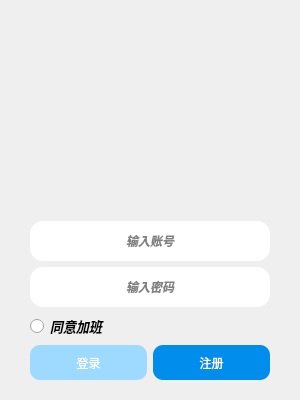
<?xml version="1.0" encoding="UTF-8"?>
<ui version="4.0">
 <class>Widget</class>
 <widget class="QWidget" name="Widget">
  <property name="geometry">
   <rect>
    <x>0</x>
    <y>0</y>
    <width>300</width>
    <height>400</height>
   </rect>
  </property>
  <property name="minimumSize">
   <size>
    <width>300</width>
    <height>400</height>
   </size>
  </property>
  <property name="maximumSize">
   <size>
    <width>300</width>
    <height>400</height>
   </size>
  </property>
  <property name="windowTitle">
   <string>Widget</string>
  </property>
  <property name="styleSheet">
   <string notr="true">QToolButton{
   background-color:rgba(0, 0, 0, 0);
   border:none;
}

QToolButton#close_toolButton{
border-image :url(:/material/黑色关闭.svg);
}

QToolButton#close_toolButton:hover{
background-color:rgba(230, 0, 0,180);
border-top-right-radius: 15px;
border-image :url(:/material/白色关闭.svg);
}

QToolButton#set_toolButton{
border-image :url(:/material/设置.svg);
}
QLineEdit{
border:none;
border-radius: 13px;
}
QPushButton#login{
background-color:rgb(158, 218, 255);
color:rgb(255, 255, 255);
border:none;
border-radius: 10px;
}
QPushButton#regist{
background-color:rgb(0,141,235);
color:rgb(255, 255, 255);
border:none;
border-radius: 10px;
}


QWidget#widget{
border-image:url(:/background/浅色.png);
border-radius: 15px;
}


</string>
  </property>
  <widget class="QWidget" name="widget" native="true">
   <property name="geometry">
    <rect>
     <x>0</x>
     <y>0</y>
     <width>300</width>
     <height>400</height>
    </rect>
   </property>
   <property name="minimumSize">
    <size>
     <width>300</width>
     <height>400</height>
    </size>
   </property>
   <property name="maximumSize">
    <size>
     <width>300</width>
     <height>400</height>
    </size>
   </property>
   <layout class="QVBoxLayout" name="verticalLayout">
    <property name="leftMargin">
     <number>0</number>
    </property>
    <property name="topMargin">
     <number>0</number>
    </property>
    <property name="rightMargin">
     <number>0</number>
    </property>
    <property name="bottomMargin">
     <number>0</number>
    </property>
    <item>
     <widget class="QWidget" name="title_twidget" native="true">
      <property name="maximumSize">
       <size>
        <width>16777215</width>
        <height>25</height>
       </size>
      </property>
      <layout class="QHBoxLayout" name="horizontalLayout" stretch="0,0,0">
       <property name="spacing">
        <number>0</number>
       </property>
       <property name="leftMargin">
        <number>0</number>
       </property>
       <property name="topMargin">
        <number>0</number>
       </property>
       <property name="rightMargin">
        <number>0</number>
       </property>
       <property name="bottomMargin">
        <number>0</number>
       </property>
       <item>
        <spacer name="horizontalSpacer">
         <property name="orientation">
          <enum>Qt::Orientation::Horizontal</enum>
         </property>
         <property name="sizeHint" stdset="0">
          <size>
           <width>250</width>
           <height>20</height>
          </size>
         </property>
        </spacer>
       </item>
       <item>
        <widget class="QToolButton" name="set_toolButton">
         <property name="minimumSize">
          <size>
           <width>25</width>
           <height>25</height>
          </size>
         </property>
         <property name="maximumSize">
          <size>
           <width>25</width>
           <height>25</height>
          </size>
         </property>
         <property name="text">
          <string/>
         </property>
        </widget>
       </item>
       <item>
        <widget class="QToolButton" name="close_toolButton">
         <property name="minimumSize">
          <size>
           <width>25</width>
           <height>25</height>
          </size>
         </property>
         <property name="maximumSize">
          <size>
           <width>25</width>
           <height>25</height>
          </size>
         </property>
         <property name="sizeIncrement">
          <size>
           <width>0</width>
           <height>0</height>
          </size>
         </property>
         <property name="baseSize">
          <size>
           <width>0</width>
           <height>0</height>
          </size>
         </property>
         <property name="text">
          <string/>
         </property>
         <property name="iconSize">
          <size>
           <width>10</width>
           <height>10</height>
          </size>
         </property>
         <property name="autoRaise">
          <bool>false</bool>
         </property>
         <property name="arrowType">
          <enum>Qt::ArrowType::NoArrow</enum>
         </property>
        </widget>
       </item>
      </layout>
     </widget>
    </item>
    <item>
     <widget class="QStackedWidget" name="stackedWidget">
      <property name="styleSheet">
       <string notr="true"/>
      </property>
      <property name="currentIndex">
       <number>0</number>
      </property>
      <widget class="QWidget" name="log_page">
       <layout class="QHBoxLayout" name="horizontalLayout_4">
        <property name="spacing">
         <number>6</number>
        </property>
        <property name="leftMargin">
         <number>30</number>
        </property>
        <property name="topMargin">
         <number>20</number>
        </property>
        <property name="rightMargin">
         <number>30</number>
        </property>
        <property name="bottomMargin">
         <number>20</number>
        </property>
        <item>
         <layout class="QVBoxLayout" name="verticalLayout_3">
          <item>
           <layout class="QHBoxLayout" name="horizontalLayout_2">
            <item>
             <spacer name="horizontalSpacer_2">
              <property name="orientation">
               <enum>Qt::Orientation::Horizontal</enum>
              </property>
              <property name="sizeHint" stdset="0">
               <size>
                <width>40</width>
                <height>20</height>
               </size>
              </property>
             </spacer>
            </item>
            <item>
             <widget class="QLabel" name="profile_label">
              <property name="minimumSize">
               <size>
                <width>70</width>
                <height>70</height>
               </size>
              </property>
              <property name="maximumSize">
               <size>
                <width>140</width>
                <height>140</height>
               </size>
              </property>
              <property name="sizeIncrement">
               <size>
                <width>0</width>
                <height>0</height>
               </size>
              </property>
              <property name="baseSize">
               <size>
                <width>0</width>
                <height>0</height>
               </size>
              </property>
              <property name="lineWidth">
               <number>1</number>
              </property>
              <property name="text">
               <string/>
              </property>
              <property name="textFormat">
               <enum>Qt::TextFormat::AutoText</enum>
              </property>
              <property name="pixmap">
               <pixmap resource="io.qrc">:/material/qq.svg</pixmap>
              </property>
              <property name="scaledContents">
               <bool>true</bool>
              </property>
              <property name="alignment">
               <set>Qt::AlignmentFlag::AlignCenter</set>
              </property>
              <property name="margin">
               <number>20</number>
              </property>
             </widget>
            </item>
            <item>
             <spacer name="horizontalSpacer_3">
              <property name="orientation">
               <enum>Qt::Orientation::Horizontal</enum>
              </property>
              <property name="sizeHint" stdset="0">
               <size>
                <width>40</width>
                <height>20</height>
               </size>
              </property>
             </spacer>
            </item>
           </layout>
          </item>
          <item>
           <spacer name="verticalSpacer">
            <property name="orientation">
             <enum>Qt::Orientation::Vertical</enum>
            </property>
            <property name="sizeHint" stdset="0">
             <size>
              <width>20</width>
              <height>40</height>
             </size>
            </property>
           </spacer>
          </item>
          <item>
           <widget class="QLineEdit" name="account_lineEdit">
            <property name="minimumSize">
             <size>
              <width>0</width>
              <height>40</height>
             </size>
            </property>
            <property name="maximumSize">
             <size>
              <width>16777215</width>
              <height>40</height>
             </size>
            </property>
            <property name="font">
             <font>
              <italic>true</italic>
              <bold>true</bold>
             </font>
            </property>
            <property name="acceptDrops">
             <bool>true</bool>
            </property>
            <property name="layoutDirection">
             <enum>Qt::LayoutDirection::LeftToRight</enum>
            </property>
            <property name="frame">
             <bool>true</bool>
            </property>
            <property name="alignment">
             <set>Qt::AlignmentFlag::AlignCenter</set>
            </property>
            <property name="placeholderText">
             <string>输入账号</string>
            </property>
            <property name="cursorMoveStyle">
             <enum>Qt::CursorMoveStyle::LogicalMoveStyle</enum>
            </property>
           </widget>
          </item>
          <item>
           <widget class="QLineEdit" name="password_lineEdit">
            <property name="minimumSize">
             <size>
              <width>0</width>
              <height>40</height>
             </size>
            </property>
            <property name="maximumSize">
             <size>
              <width>16777215</width>
              <height>40</height>
             </size>
            </property>
            <property name="font">
             <font>
              <italic>true</italic>
              <bold>true</bold>
             </font>
            </property>
            <property name="echoMode">
             <enum>QLineEdit::EchoMode::Password</enum>
            </property>
            <property name="alignment">
             <set>Qt::AlignmentFlag::AlignCenter</set>
            </property>
            <property name="placeholderText">
             <string>输入密码</string>
            </property>
           </widget>
          </item>
          <item>
           <widget class="QRadioButton" name="radioButton">
            <property name="font">
             <font>
              <pointsize>10</pointsize>
              <italic>true</italic>
              <bold>true</bold>
              <underline>false</underline>
             </font>
            </property>
            <property name="text">
             <string>同意加班</string>
            </property>
           </widget>
          </item>
          <item>
           <layout class="QHBoxLayout" name="horizontalLayout_3">
            <item>
             <widget class="QPushButton" name="login">
              <property name="minimumSize">
               <size>
                <width>0</width>
                <height>35</height>
               </size>
              </property>
              <property name="text">
               <string>登录</string>
              </property>
             </widget>
            </item>
            <item>
             <widget class="QPushButton" name="regist">
              <property name="minimumSize">
               <size>
                <width>0</width>
                <height>35</height>
               </size>
              </property>
              <property name="text">
               <string>注册</string>
              </property>
             </widget>
            </item>
           </layout>
          </item>
         </layout>
        </item>
       </layout>
      </widget>
      <widget class="QWidget" name="reg_page">
       <layout class="QHBoxLayout" name="horizontalLayout_6">
        <property name="spacing">
         <number>6</number>
        </property>
        <property name="leftMargin">
         <number>30</number>
        </property>
        <property name="topMargin">
         <number>20</number>
        </property>
        <property name="rightMargin">
         <number>30</number>
        </property>
        <property name="bottomMargin">
         <number>20</number>
        </property>
        <item>
         <layout class="QVBoxLayout" name="verticalLayout_2">
          <item>
           <widget class="QLabel" name="label">
            <property name="minimumSize">
             <size>
              <width>0</width>
              <height>100</height>
             </size>
            </property>
            <property name="font">
             <font>
              <family>Harlow Solid</family>
              <italic>false</italic>
             </font>
            </property>
            <property name="text">
             <string>&lt;html&gt;&lt;head/&gt;&lt;body&gt;&lt;p&gt;&lt;span style=&quot; font-size:16pt; font-weight:700;&quot;&gt;欢迎注册^_^&lt;/span&gt;&lt;/p&gt;&lt;/body&gt;&lt;/html&gt;</string>
            </property>
            <property name="alignment">
             <set>Qt::AlignmentFlag::AlignCenter</set>
            </property>
           </widget>
          </item>
          <item>
           <spacer name="verticalSpacer_2">
            <property name="orientation">
             <enum>Qt::Orientation::Vertical</enum>
            </property>
            <property name="sizeHint" stdset="0">
             <size>
              <width>20</width>
              <height>40</height>
             </size>
            </property>
           </spacer>
          </item>
          <item>
           <widget class="QLineEdit" name="reg_account_lineEdit">
            <property name="minimumSize">
             <size>
              <width>0</width>
              <height>40</height>
             </size>
            </property>
            <property name="maximumSize">
             <size>
              <width>16777215</width>
              <height>40</height>
             </size>
            </property>
            <property name="font">
             <font>
              <pointsize>9</pointsize>
              <italic>true</italic>
              <bold>true</bold>
              <underline>false</underline>
              <strikeout>false</strikeout>
             </font>
            </property>
            <property name="alignment">
             <set>Qt::AlignmentFlag::AlignCenter</set>
            </property>
            <property name="placeholderText">
             <string>输入账号</string>
            </property>
           </widget>
          </item>
          <item>
           <widget class="QLineEdit" name="reg_password_lineEdit">
            <property name="minimumSize">
             <size>
              <width>0</width>
              <height>40</height>
             </size>
            </property>
            <property name="maximumSize">
             <size>
              <width>16777215</width>
              <height>40</height>
             </size>
            </property>
            <property name="font">
             <font>
              <italic>true</italic>
              <bold>true</bold>
             </font>
            </property>
            <property name="echoMode">
             <enum>QLineEdit::EchoMode::PasswordEchoOnEdit</enum>
            </property>
            <property name="alignment">
             <set>Qt::AlignmentFlag::AlignCenter</set>
            </property>
            <property name="placeholderText">
             <string>输入密码</string>
            </property>
           </widget>
          </item>
          <item>
           <widget class="QLineEdit" name="again_password_lineEdit">
            <property name="minimumSize">
             <size>
              <width>0</width>
              <height>40</height>
             </size>
            </property>
            <property name="maximumSize">
             <size>
              <width>16777215</width>
              <height>40</height>
             </size>
            </property>
            <property name="font">
             <font>
              <italic>true</italic>
              <bold>true</bold>
             </font>
            </property>
            <property name="echoMode">
             <enum>QLineEdit::EchoMode::PasswordEchoOnEdit</enum>
            </property>
            <property name="alignment">
             <set>Qt::AlignmentFlag::AlignCenter</set>
            </property>
            <property name="placeholderText">
             <string>验证密码</string>
            </property>
           </widget>
          </item>
          <item>
           <spacer name="verticalSpacer_3">
            <property name="orientation">
             <enum>Qt::Orientation::Vertical</enum>
            </property>
            <property name="sizeHint" stdset="0">
             <size>
              <width>20</width>
              <height>40</height>
             </size>
            </property>
           </spacer>
          </item>
          <item>
           <layout class="QHBoxLayout" name="horizontalLayout_5">
            <item>
             <widget class="QPushButton" name="confirm_pushButton">
              <property name="minimumSize">
               <size>
                <width>0</width>
                <height>30</height>
               </size>
              </property>
              <property name="maximumSize">
               <size>
                <width>16777215</width>
                <height>30</height>
               </size>
              </property>
              <property name="text">
               <string>确认</string>
              </property>
             </widget>
            </item>
            <item>
             <widget class="QPushButton" name="regback_pushButton">
              <property name="minimumSize">
               <size>
                <width>0</width>
                <height>30</height>
               </size>
              </property>
              <property name="maximumSize">
               <size>
                <width>16777215</width>
                <height>30</height>
               </size>
              </property>
              <property name="text">
               <string>返回</string>
              </property>
             </widget>
            </item>
           </layout>
          </item>
         </layout>
        </item>
       </layout>
      </widget>
     </widget>
    </item>
   </layout>
  </widget>
 </widget>
 <resources>
  <include location="io.qrc"/>
 </resources>
 <connections/>
</ui>
